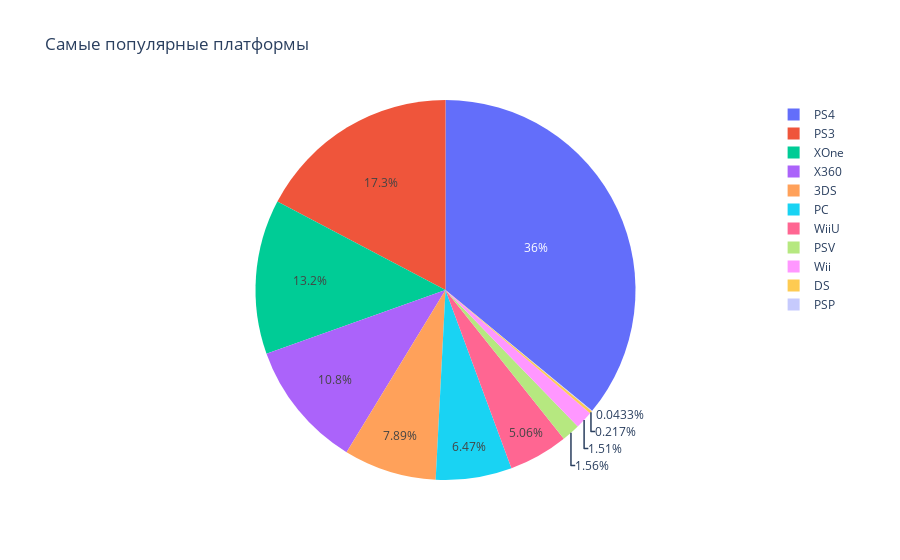

The notebook cell this image was saved under:
### Markdown cell above
В европе похожее распределение по популярности жанров, за исключением Misc. Они тут немного уступают Racing.

### Code cell
fig = px.pie(df_actual, values='eu_sales', names='platform', title='Самые популярные платформы')
fig.show()

### Figure 1 — Plotly figure (JSON) as saved in the notebook; plotly's stock layout.template omitted (floating-point values rounded to 4 significant figures; data arrays with more than 128 entries replaced by an {"elided": "..."} marker saying what was removed)
{"data": [{"domain": {"x": [0, 1], "y": [0, 1]}, "hovertemplate": "platform=%{label}<br>eu_sales=%{value}<extra></extra>", "labels": {"elided": "2233 str values"}, "legendgroup": "", "name": "", "showlegend": true, "type": "pie", "values": {"elided": "2233 float values"}}], "layout": {"legend": {"tracegroupgap": 0}, "title": {"text": "Самые популярные платформы"}}}
